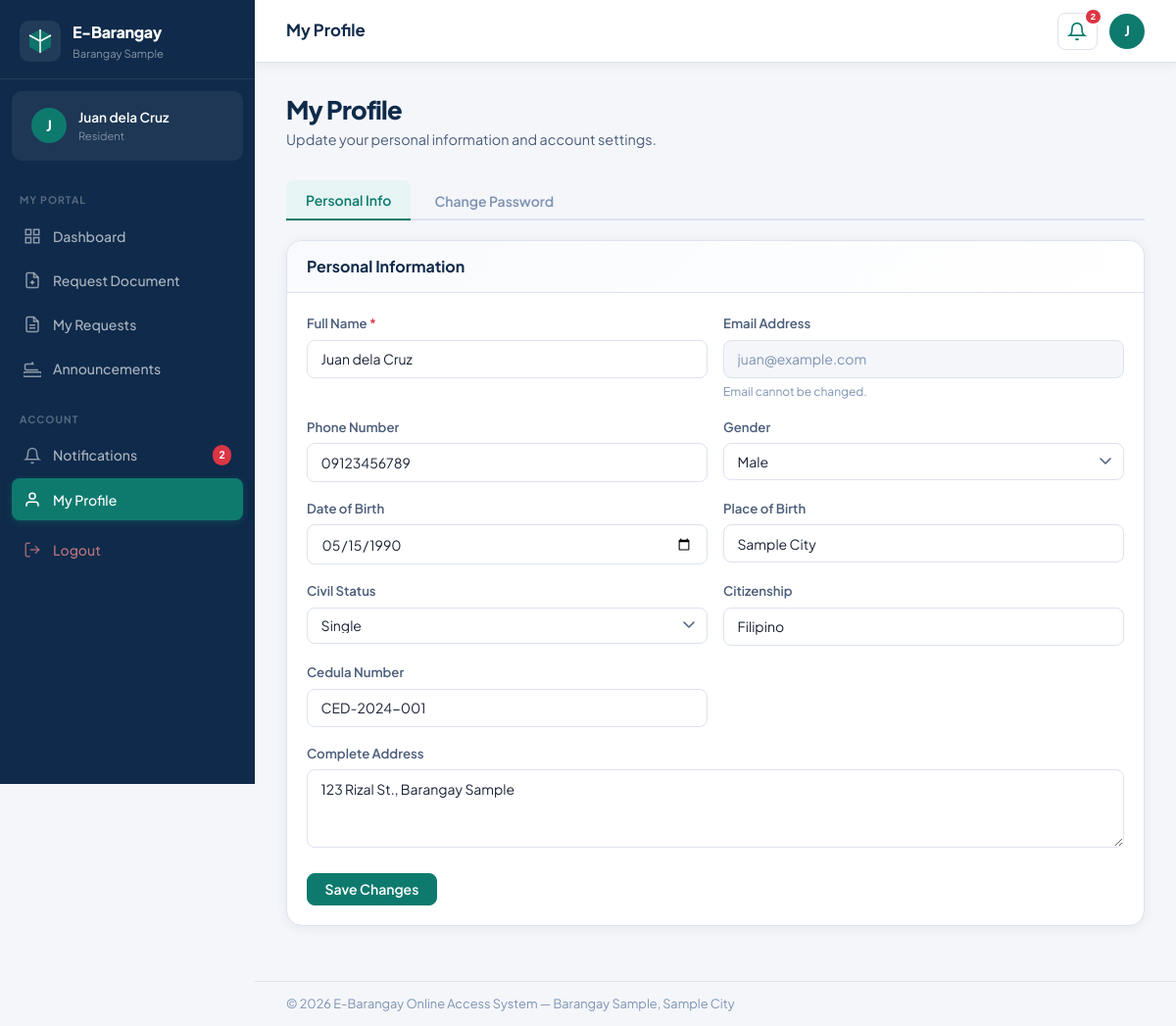
Page /edit.php (signed in) on the committed database.
### tables this page shows
CREATE TABLE IF NOT EXISTS users (
    id INT AUTO_INCREMENT PRIMARY KEY,
    full_name VARCHAR(150) NOT NULL,
    email VARCHAR(150) NOT NULL UNIQUE,
    password VARCHAR(255) NOT NULL,
    phone VARCHAR(20),
    address TEXT,
    date_of_birth DATE,
    place_of_birth VARCHAR(150),
    civil_status ENUM('Single','Married','Widowed','Separated','Annulled') DEFAULT 'Single',
    citizenship VARCHAR(100) DEFAULT 'Filipino',
    cedula_number VARCHAR(50),
    gender ENUM('Male','Female','Other') DEFAULT 'Male',
    role ENUM('admin','resident') DEFAULT 'resident',
    status ENUM('active','inactive') DEFAULT 'active',
    profile_photo VARCHAR(255) DEFAULT NULL,
    created_at DATETIME DEFAULT CURRENT_TIMESTAMP,
    updated_at DATETIME DEFAULT CURRENT_TIMESTAMP ON UPDATE CURRENT_TIMESTAMP
);

### config.php (called while the page is built, shortened)
<?php
$conn = new mysqli(DB_HOST, DB_USER, DB_PASS, DB_NAME);
$conn->set_charset('utf8mb4');
function isLoggedIn(): bool {
    return isset($_SESSION['user_id']) && !empty($_SESSION['user_id']);
}
function getCurrentUser(): ?array {
    global $conn;
    $id = (int)$_SESSION['user_id'];
    $stmt = $conn->prepare("SELECT * FROM users WHERE id = ? LIMIT 1");
    $stmt->bind_param('i', $id);
    $stmt->execute();
    $res = $stmt->get_result();
    return $res->fetch_assoc();
}
function getUnreadCount(int $userId): int {
    global $conn;
    $stmt = $conn->prepare("SELECT COUNT(*) as cnt FROM notifications WHERE user_id = ? AND is_read = 0");
    $stmt->bind_param('i', $userId);
    $stmt->execute();
    return (int)$stmt->get_result()->fetch_assoc()['cnt'];
}
function e(mixed $val): string {
    return htmlspecialchars((string)($val ?? ''), ENT_QUOTES, 'UTF-8');
}

### edit.php (the view, shortened to what this page needs)
<?php
require_once 'config.php';
$pageTitle = 'My Profile';
$user = getCurrentUser();
include_once 'includes/layout.php';
?>
<div class="page-header">
    <div>
        <h1 class="page-title">My Profile</h1>
        <p class="page-desc">Update your personal information and account settings.</p>
    </div>
</div>
<div class="tabs-wrapper">
    <div class="tabs-nav">
        <button class="tab-btn active" data-tab="profile">Personal Info</button>
        <button class="tab-btn" data-tab="password">Change Password</button>
    </div>
    <div class="tab-panel active" id="tab-profile">
        <div class="card">
            <div class="card-header"><h3>Personal Information</h3></div>
            <div class="card-body">
                <form method="POST" action="edit.php">
                    <div class="form-grid-2">
                        <div class="form-group">
                            <label class="form-label">Full Name <span class="req">*</span></label>
                            <input type="text" name="full_name" class="form-input" value="<?= e($user['full_name']) ?>" required>
                        </div>
                        <div class="form-group">
                            <label class="form-label">Email Address</label>
                            <input type="email" class="form-input" value="<?= e($user['email']) ?>" disabled>
                            <small class="form-hint">Email cannot be changed.</small>
                        </div>
                        <div class="form-group">
                            <label class="form-label">Phone Number</label>
                            <input type="text" name="phone" class="form-input" value="<?= e($user['phone']) ?>">
                        </div>
                        <div class="form-group">
                            <label class="form-label">Gender</label>
                            <select name="gender" class="form-input form-select">
                                <?php foreach (['Male','Female','Other'] as $g): ?>
                                <option value="<?= $g ?>" <?= $user['gender'] === $g ? 'selected' : '' ?>><?= $g ?></option>
                                <?php endforeach; ?>
                            </select>
                        </div>
                        <div class="form-group">
                            <label class="form-label">Date of Birth</label>
                            <input type="date" name="date_of_birth" class="form-input" value="<?= e($user['date_of_birth']) ?>">
                        </div>
                        <div class="form-group">
                            <label class="form-label">Place of Birth</label>
                            <input type="text" name="place_of_birth" class="form-input" value="<?= e($user['place_of_birth']) ?>">
                        </div>
                        <div class="form-group">
                            <label class="form-label">Civil Status</label>
                            <select name="civil_status" class="form-input form-select">
                                <?php foreach (['Single','Married','Widowed','Separated','Annulled'] as $cs): ?>
                                <option value="<?= $cs ?>" <?= $user['civil_status'] === $cs ? 'selected' : '' ?>><?= $cs ?></option>
                                <?php endforeach; ?>
                            </select>
                        </div>
                        <div class="form-group">
                            <label class="form-label">Citizenship</label>
                            <input type="text" name="citizenship" class="form-input" value="<?= e($user['citizenship']) ?>">
                        </div>
                        <div class="form-group">
                            <label class="form-label">Cedula Number</label>
                            <input type="text" name="cedula_number" class="form-input" value="<?= e($user['cedula_number']) ?>">
                        </div>
                    </div>
                    <div class="form-group">
                        <label class="form-label">Complete Address</label>
                        <textarea name="address" class="form-input form-textarea" rows="2"><?= e($user['address']) ?></textarea>
                    </div>
                    <div class="form-actions">
                        <button type="submit" class="btn btn-primary">Save Changes</button>
                    </div>
                </form>
            </div>
        </div>
    </div>
</div>
<?php include_once 'includes/footer.php'; ?>

### includes/layout.php (shortened to what this page needs)
<?php
require_once (strpos(__DIR__, 'includes') !== false ? dirname(__DIR__) . '/config.php' : 'config.php');
$currentUser    = getCurrentUser();
$userId         = (int)($_SESSION['user_id'] ?? 0);
$userRole       = $_SESSION['role'] ?? 'resident';
$unreadCount    = $userId ? getUnreadCount($userId) : 0;
$currentPage    = basename($_SERVER['PHP_SELF']);
$pageTitle      = $pageTitle ?? 'Dashboard';
$basePath = '';
if (strpos(__DIR__, 'includes') !== false) {
    $basePath = '../';
}
?>
<!DOCTYPE html>
<html lang="en">
<head>
    <link rel="stylesheet" href="<?= $basePath ?>css/style.css">
</head>
<body>
<aside class="sidebar" id="sidebar">
    <div class="sidebar-brand">
        <div class="brand-icon">
            <svg width="28" height="28" viewBox="0 0 28 28" fill="none">
                <path d="M14 2L3 8v12l11 6 11-6V8L14 2z" fill="var(--accent)" opacity="0.9"/>
                <path d="M14 2v24M3 8l11 6 11-6" stroke="white" stroke-width="1.5" stroke-linejoin="round"/>
            </svg>
        </div>
        <div class="brand-text">
            <span class="brand-name"><?= SITE_NAME ?></span>
            <span class="brand-sub"><?= BARANGAY_NAME ?></span>
        </div>
    </div>
    <div class="sidebar-user-card">
        <div class="sidebar-avatar">
            <?= strtoupper(substr($currentUser['full_name'] ?? 'U', 0, 1)) ?>
        </div>
        <div class="sidebar-user-info">
            <span class="sidebar-user-name"><?= e($currentUser['full_name'] ?? 'User') ?></span>
            <span class="sidebar-user-role"><?= ucfirst($userRole) ?></span>
        </div>
    </div>
    <nav class="sidebar-nav">
        <?php if ($userRole === 'admin'): ?>
        <div class="nav-section-label">Management</div>
        <a href="<?= $basePath ?>admin_dashboard.php" class="nav-item <?= $currentPage === 'admin_dashboard.php' ? 'active' : '' ?>">
            <svg class="nav-icon" viewBox="0 0 24 24" fill="none" stroke="currentColor" stroke-width="2"><rect x="3" y="3" width="7" height="7"/><rect x="14" y="3" width="7" height="7"/><rect x="3" y="14" width="7" height="7"/><rect x="14" y="14" width="7" height="7"/></svg>
            <span>Dashboard</span>
        </a>
        <a href="<?= $basePath ?>manage_request.php" class="nav-item <?= $currentPage === 'manage_request.php' ? 'active' : '' ?>">
            <svg class="nav-icon" viewBox="0 0 24 24" fill="none" stroke="currentColor" stroke-width="2"><path d="M14 2H6a2 2 0 00-2 2v16a2 2 0 002 2h12a2 2 0 002-2V8z"/><polyline points="14 2 14 8 20 8"/><line x1="16" y1="13" x2="8" y2="13"/><line x1="16" y1="17" x2="8" y2="17"/><polyline points="10 9 9 9 8 9"/></svg>
            <span>Document Requests</span>
        </a>
        <a href="<?= $basePath ?>manage_resident.php" class="nav-item <?= $currentPage === 'manage_resident.php' ? 'active' : '' ?>">
            <svg class="nav-icon" viewBox="0 0 24 24" fill="none" stroke="currentColor" stroke-width="2"><path d="M17 21v-2a4 4 0 00-4-4H5a4 4 0 00-4 4v2"/><circle cx="9" cy="7" r="4"/><path d="M23 21v-2a4 4 0 00-3-3.87"/><path d="M16 3.13a4 4 0 010 7.75"/></svg>
            <span>Residents</span>
        </a>
        <a href="<?= $basePath ?>announcement.php" class="nav-item <?= $currentPage === 'announcement.php' ? 'active' : '' ?>">
            <svg class="nav-icon" viewBox="0 0 24 24" fill="none" stroke="currentColor" stroke-width="2"><path d="M22 17H2a3 3 0 000 6h20a3 3 0 000-6z"/><path d="M14 6H4a2 2 0 00-2 2v4a2 2 0 002 2h16"/><line x1="12" y1="3" x2="12" y2="6"/></svg>
            <span>Announcements</span>
        </a>
        <?php else: ?>
        <div class="nav-section-label">My Portal</div>
        <a href="<?= $basePath ?>residents_dashboard.php" class="nav-item <?= $currentPage === 'residents_dashboard.php' ? 'active' : '' ?>">
            <svg class="nav-icon" viewBox="0 0 24 24" fill="none" stroke="currentColor" stroke-width="2"><rect x="3" y="3" width="7" height="7"/><rect x="14" y="3" width="7" height="7"/><rect x="3" y="14" width="7" height="7"/><rect x="14" y="14" width="7" height="7"/></svg>
            <span>Dashboard</span>
        </a>
        <a href="<?= $basePath ?>request_documents.php" class="nav-item <?= $currentPage === 'request_documents.php' ? 'active' : '' ?>">
            <svg class="nav-icon" viewBox="0 0 24 24" fill="none" stroke="currentColor" stroke-width="2"><path d="M14 2H6a2 2 0 00-2 2v16a2 2 0 002 2h12a2 2 0 002-2V8z"/><polyline points="14 2 14 8 20 8"/><line x1="12" y1="18" x2="12" y2="12"/><line x1="9" y1="15" x2="15" y2="15"/></svg>
            <span>Request Document</span>
        </a>
        <a href="<?= $basePath ?>view_request.php" class="nav-item <?= $currentPage === 'view_request.php' ? 'active' : '' ?>">
            <svg class="nav-icon" viewBox="0 0 24 24" fill="none" stroke="currentColor" stroke-width="2"><path d="M14 2H6a2 2 0 00-2 2v16a2 2 0 002 2h12a2 2 0 002-2V8z"/><polyline points="14 2 14 8 20 8"/><line x1="16" y1="13" x2="8" y2="13"/><line x1="16" y1="17" x2="8" y2="17"/></svg>
            <span>My Requests</span>
        </a>
        <a href="<?= $basePath ?>announcement.php" class="nav-item <?= $currentPage === 'announcement.php' ? 'active' : '' ?>">
            <svg class="nav-icon" viewBox="0 0 24 24" fill="none" stroke="currentColor" stroke-width="2"><path d="M22 17H2a3 3 0 000 6h20a3 3 0 000-6z"/><path d="M14 6H4a2 2 0 00-2 2v4a2 2 0 002 2h16"/><line x1="12" y1="3" x2="12" y2="6"/></svg>
            <span>Announcements</span>
        </a>
        <?php endif; ?>
        <div class="nav-section-label">Account</div>
        <a href="<?= $basePath ?>notification.php" class="nav-item <?= $currentPage === 'notification.php' ? 'active' : '' ?>">
            <svg class="nav-icon" viewBox="0 0 24 24" fill="none" stroke="currentColor" stroke-width="2"><path d="M18 8A6 6 0 006 8c0 7-3 9-3 9h18s-3-2-3-9"/><path d="M13.73 21a2 2 0 01-3.46 0"/></svg>
            <span>Notifications</span>
            <?php if ($unreadCount > 0): ?>
            <span class="nav-badge"><?= $unreadCount ?></span>
            <?php endif; ?>
        </a>
        <a href="<?= $basePath ?>edit.php" class="nav-item <?= $currentPage === 'edit.php' ? 'active' : '' ?>">
            <svg class="nav-icon" viewBox="0 0 24 24" fill="none" stroke="currentColor" stroke-width="2"><path d="M20 21v-2a4 4 0 00-4-4H8a4 4 0 00-4 4v2"/><circle cx="12" cy="7" r="4"/></svg>
            <span>My Profile</span>
        </a>
        <a href="<?= $basePath ?>logout.php" class="nav-item nav-item-logout">
            <svg class="nav-icon" viewBox="0 0 24 24" fill="none" stroke="currentColor" stroke-width="2"><path d="M9 21H5a2 2 0 01-2-2V5a2 2 0 012-2h4"/><polyline points="16 17 21 12 16 7"/><line x1="21" y1="12" x2="9" y2="12"/></svg>
            <span>Logout</span>
        </a>
    </nav>
</aside>
<div class="main-wrapper">
    <header class="topbar">
        <div class="topbar-title">
            <span><?= e($pageTitle) ?></span>
        </div>
        <div class="topbar-actions">
            <div class="notif-wrapper" id="notifWrapper">
                <button class="notif-btn <?= $unreadCount > 0 ? 'has-unread' : '' ?>" id="notifBtn" aria-label="Notifications">
                    <svg width="20" height="20" viewBox="0 0 24 24" fill="none" stroke="currentColor" stroke-width="2"><path d="M18 8A6 6 0 006 8c0 7-3 9-3 9h18s-3-2-3-9"/><path d="M13.73 21a2 2 0 01-3.46 0"/></svg>
                    <?php if ($unreadCount > 0): ?>
                    <span class="notif-count"><?= $unreadCount > 99 ? '99+' : $unreadCount ?></span>
                    <?php endif; ?>
                </button>
            </div>
            <a href="<?= $basePath ?>edit.php" class="topbar-avatar" title="Edit Profile">
                <?= strtoupper(substr($currentUser['full_name'] ?? 'U', 0, 1)) ?>
            </a>
        </div>
    </header>
    <main class="page-content">

### rows in the picture
users: full_name "J", full_name "Juan dela Cruz", email "juan@example.com", phone "09123456789", gender "Male", date_of_birth "05/15/1990", place_of_birth "Sample City", civil_status "Single", citizenship "Filipino", cedula_number "CED-2024-001", address "123 Rizal St., Barangay Sample"

### other values in the picture
SITE_NAME "E-Barangay"
BARANGAY_NAME "Barangay Sample"
$userRole "Resident"
$unreadCount "2"
$pageTitle "My Profile"
SITE_FULL "E-Barangay Online Access System"
BARANGAY_CITY "Sample City"
